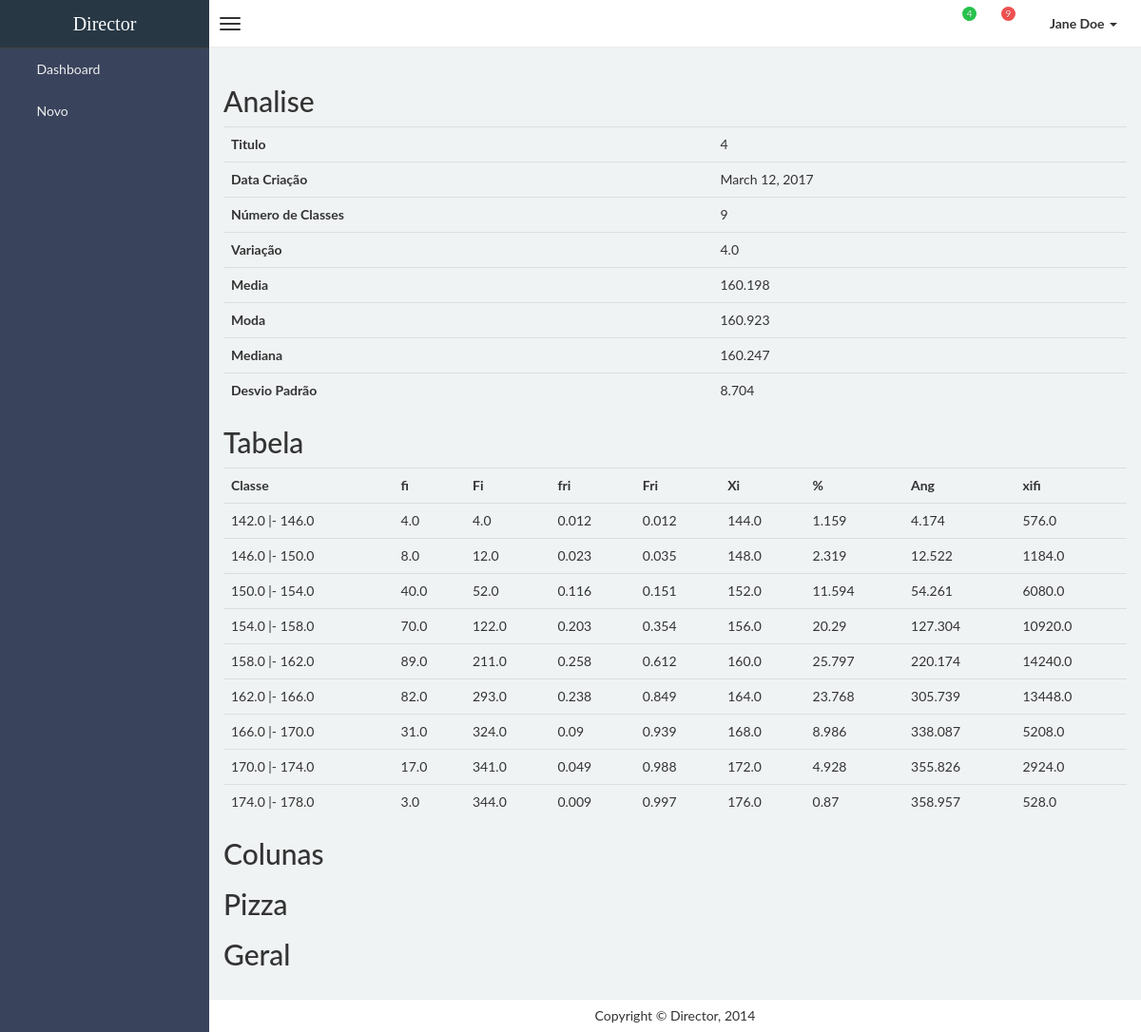
/core/view/24, run on the app's committed database.
### core/models.py (models this page shows, shortened)
class Analise(models.Model):
    titulo = models.CharField(max_length=50)
    data_criado = models.DateField(auto_now=True)
    csv = models.FileField(upload_to='uploads/csv')
    csvDel = models.CharField(max_length=1)
    csvQuo = models.CharField(max_length=1)
    numClasses = models.IntegerField(blank=True, null=True)
    variation = models.FloatField(blank=True, null=True)
    media = models.FloatField(blank=True, null=True)
    moda = models.FloatField(blank=True, null=True)
    mediana = models.FloatField(blank=True, null=True)
    desvio = models.FloatField(blank=True, null=True)

class Table(models.Model):
    analise = models.ForeignKey(Analise, related_name="tables")
    classe = models.ForeignKey(Classe, related_name="taClasses")
    fi = models.FloatField()
    fia = models.FloatField()
    fri = models.FloatField()
    fria = models.FloatField()
    xi = models.FloatField()
    perc = models.FloatField()
    ang = models.FloatField()
    xifi = models.FloatField()

class Classe(models.Model):
    analise = models.ForeignKey(Analise, related_name="classes")
    inicio = models.FloatField()
    fim = models.FloatField()
    def __str__(self):
        return str(self.inicio) + ' |- ' + str(self.fim)

### core/views.py (the view)
# urls.py: url(r'^core/view/(?P<id>\w+)$', core.view, name='view'),
def view(request, id):
    analise = Analise.objects.get(pk=id)
    bar_graph_x_min = analise.classes.all().order_by('inicio').first().inicio
    bar_graph_x_max = analise.classes.all().order_by('-fim').first().fim
    bar_graph_y_min = analise.tables.all().order_by('fi').first().fi
    bar_graph_y_max = analise.tables.all().order_by('-fi').first().fi
    return render(request, 'core/view.html', {
        'analise': analise,
        'tables': analise.tables.all(),
        'data': analise.data.all(),
        'desvioCima': analise.media + analise.desvio,
        'desvioBaixo': analise.media - analise.desvio,
        'bar_graph_x_min': bar_graph_x_min,
        'bar_graph_x_max': bar_graph_x_max,
        'bar_graph_y_min': bar_graph_y_min,
        'bar_graph_y_max': bar_graph_y_max,
    })

### core/templatetags/modulus.py (called while the page is built)
@register.filter()
def modulus(num, val):
    return num % val

### core/templates/core/view.html (shortened to what this page needs)
{% extends "base.html" %}
{% load bootstrap %}
{% load staticfiles %}
{% load modulus %}
{% block content %}
<div>
    <h2> Analise </h2>
    <table class="table table-hover">
        <tbody>
        <tr>
            <th>Titulo</th>
            <td>{{ analise.titulo }}</td>
        </tr>
        <tr>
            <th>Data Criação</th>
            <td>{{ analise.data_criado }}</td>
        </tr>
        <tr>
            <th>Número de Classes</th>
            <td>{{ analise.numClasses }}</td>
        </tr>
        <tr>
            <th>Variação</th>
            <td>{{ analise.variation }}</td>
        </tr>
        <tr>
            <th>Media</th>
            <td>{{ analise.media }}</td>
        </tr>
        <tr>
            <th>Moda</th>
            <td>{{ analise.moda }}</td>
        </tr>
        <tr>
            <th>Mediana</th>
            <td>{{ analise.mediana }}</td>
        </tr>
        <tr>
            <th>Desvio Padrão</th>
            <td>{{ analise.desvio }}</td>
        </tr>
        </tbody>
    </table>
</div>
<div>
    <h2> Tabela </h2>
    <table class="table table-hover">
        <tbody>
        <tr>
            <th>Classe</th>
            <th>fi</th>
            <th>Fi</th>
            <th>fri</th>
            <th>Fri</th>
            <th>Xi</th>
            <th>%</th>
            <th>Ang</th>
            <th>xifi</th>
        </tr>
        {% for table in tables %}
        <tr>
            <td>{{ table.classe }}</td>
            <td>{{ table.fi }}</td>
            <td>{{ table.fia }}</td>
            <td>{{ table.fri }}</td>
            <td>{{ table.fria }}</td>
            <td>{{ table.xi }}</td>
            <td>{{ table.perc }}</td>
            <td>{{ table.ang }}</td>
            <td>{{ table.xifi }}</td>
        </tr>
        {% endfor %}
        </tbody>
    </table>
</div>
<div>
    <h2> Colunas </h2>
</div>
<div>
    <h2> Pizza </h2>
</div>
<div>
    <h2> Geral </h2>
</div>
{% endblock %}

### data on the page
Analise: titulo "4", data_criado "March 12, 2017", numClasses "9", variation "4.0", media "160.198", moda "160.923", mediana "160.247", desvio "8.704"
Table: classe "142.0 |- 146.0", fi "4.0", fia "4.0", fri "0.012", fria "0.012", xi "144.0", perc "1.159", ang "4.174", xifi "576.0"
Table: classe "146.0 |- 150.0", fi "8.0", fia "12.0", fri "0.023", fria "0.035", xi "148.0", perc "2.319", ang "12.522", xifi "1184.0"
Table: classe "150.0 |- 154.0", fi "40.0", fia "52.0", fri "0.116", fria "0.151", xi "152.0", perc "11.594", ang "54.261", xifi "6080.0"
Table: classe "154.0 |- 158.0", fi "70.0", fia "122.0", fri "0.203", fria "0.354", xi "156.0", perc "20.29", ang "127.304", xifi "10920.0"
Table: classe "158.0 |- 162.0", fi "89.0", fia "211.0", fri "0.258", fria "0.612", xi "160.0", perc "25.797", ang "220.174", xifi "14240.0"
Table: classe "162.0 |- 166.0", fi "82.0", fia "293.0", fri "0.238", fria "0.849", xi "164.0", perc "23.768", ang "305.739", xifi "13448.0"
Table: classe "166.0 |- 170.0", fi "31.0", fia "324.0", fri "0.09", fria "0.939", xi "168.0", perc "8.986", ang "338.087", xifi "5208.0"
Table: classe "170.0 |- 174.0", fi "17.0", fia "341.0", fri "0.049", fria "0.988", xi "172.0", perc "4.928", ang "355.826", xifi "2924.0"
Table: classe "174.0 |- 178.0", fi "3.0", fia "344.0", fri "0.009", fria "0.997", xi "176.0", perc "0.87", ang "358.957", xifi "528.0"
